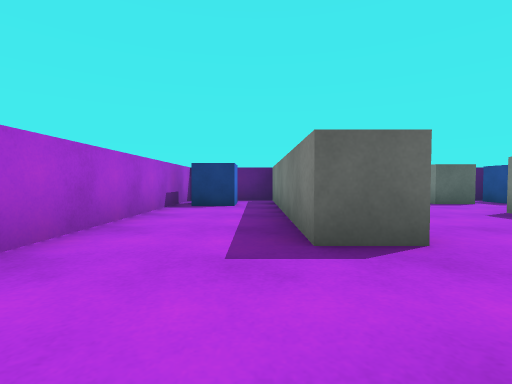
View 1 (above)

17 first-person views from a walk through a scene from a Unity 3-D project. The camera is 0.55 m above the floor, tilts 2° down and sees 85° across. The floor is counted in squares, 1 m on a side. Each view is taken from the middle of a square. On the plan, view 1 faces up. The plan holds only what a view shows up to about 9 squares ahead; the rest is blank. The player character is not drawn. Surface patterns are stand-ins for the level's own textures.

View 2
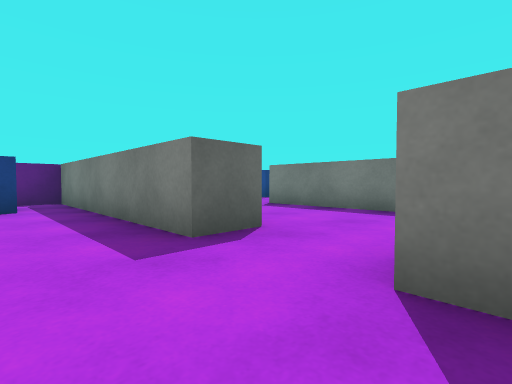

View 3
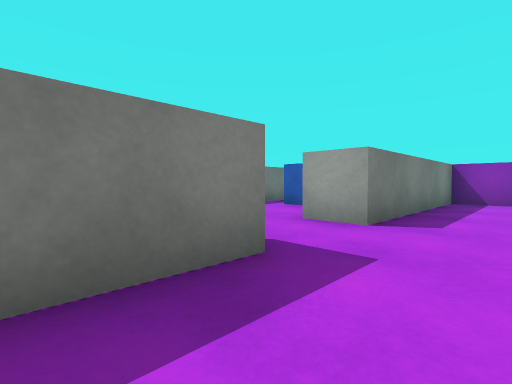

View 4
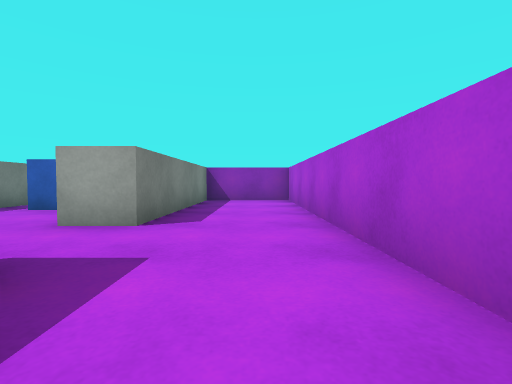

View 5
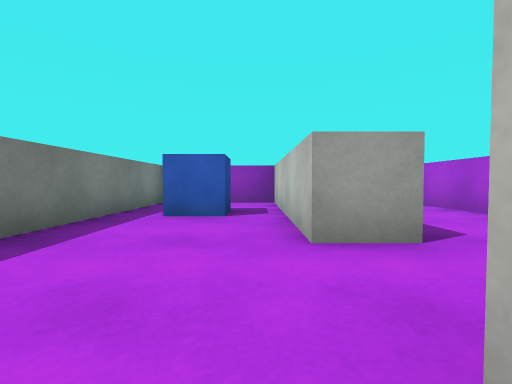

View 6
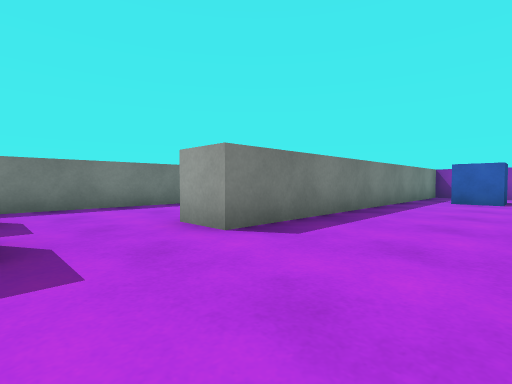

View 7
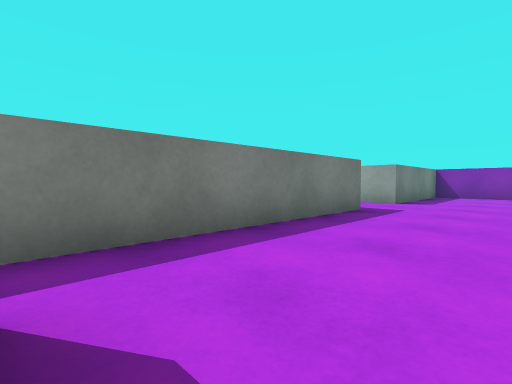

View 8
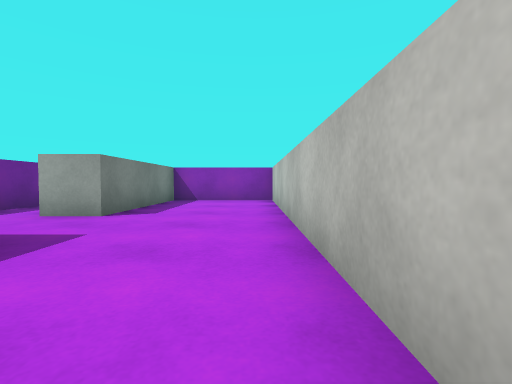

View 9
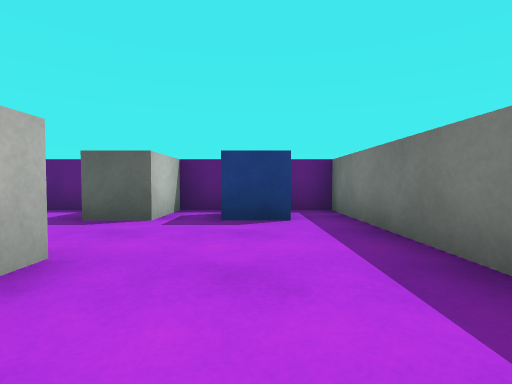

View 10
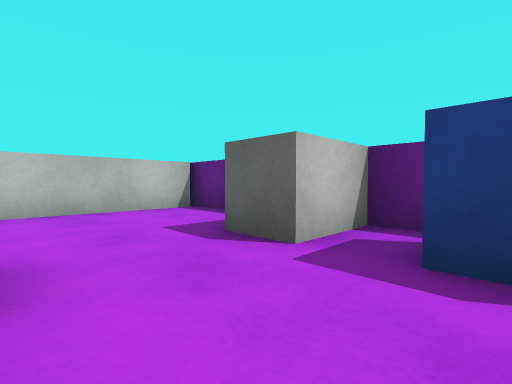

View 11
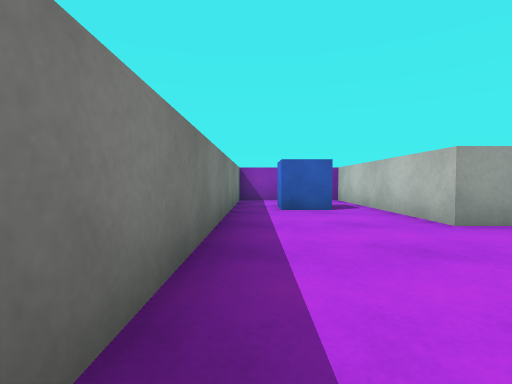

View 12
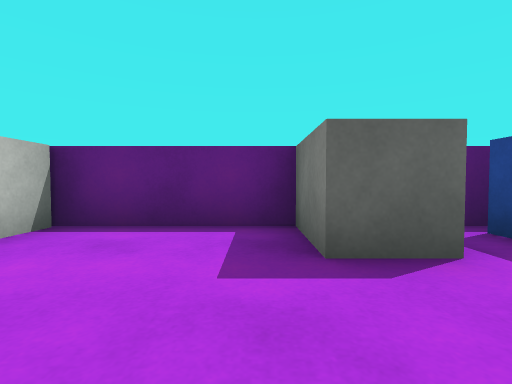

View 13
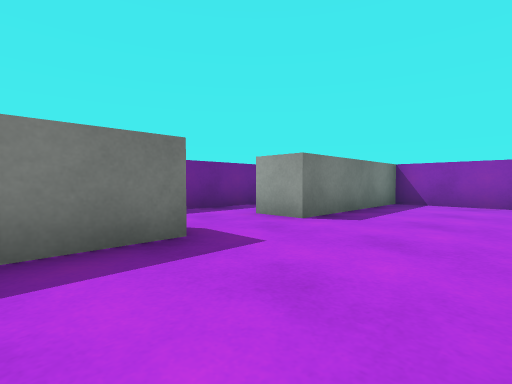

View 14
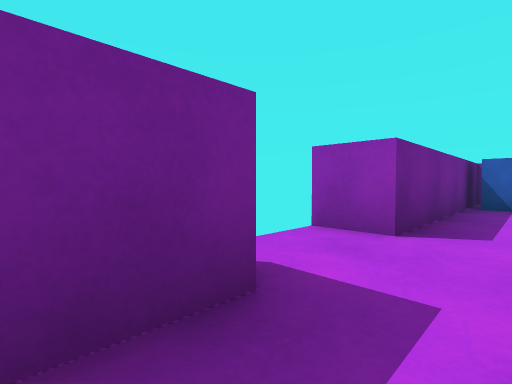

View 15
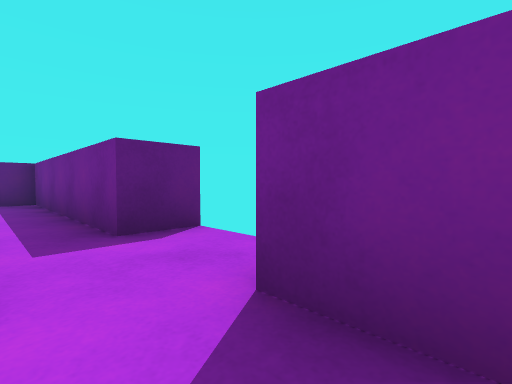

View 16
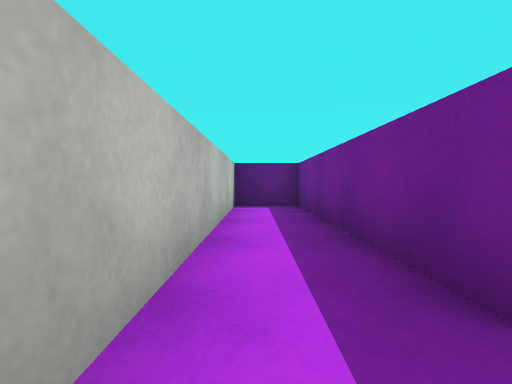

View 17
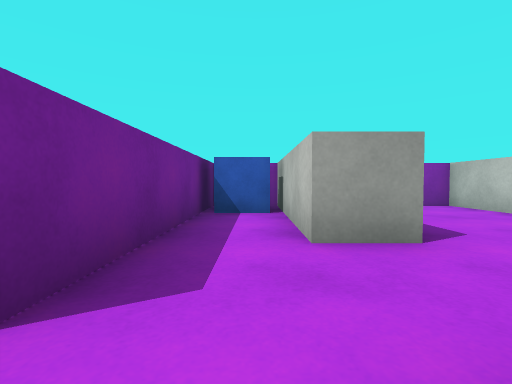

### Floor plan
Points are (right, up) in squares from view 1. A wall is a line through its corners. A room is listed if a view was taken in it or the views show most of it. See-through windows are left out.
Room 1 (views 1, 2, 3, 4)
walls: (1.6, 2.4) (0.5, 2.4) (0.5, 8.5) (-2, 8.5) (-2, -4.5) (0.5, -4.5) (0.5, 0.5) (1.5, 0.5)
ways out: opening at (1, 1.5) to room 2
objects: blue cube (-1, 7)
Room 2 (views 5, 6, 7, 8, 9, 10, 11, 12, 13)
walls: (8.5, 1.4) (8.5, 8.5) (1.5, 8.5) (1.5, 5.1); (1.5, 0.5) (1.5, -4.5) (4.5, -4.5) (4.5, 5) (5.5, 5) (5.5, -4.5) (8.5, -4.5) (8.5, -0.5) (9.5, -0.5)
ways out: opening at (1, 1.5) to room 1; opening at (9, 0.5) to room 3
objects: blue cube (3, -2); white block (5, 7) to (5, 8); blue cube (7, 7) to (7, 8)
Room 3 (views 14, 15, 16, 17)
walls: (12.1, 3) (11, 3) (11, 8.5) (9.5, 8.5) (9.5, 2.5); (9.5, -0.5) (9.5, -4.5) (11, -4.5) (11, 1) (12, 1)
ways out: opening at (9, 0.5) to room 2
objects: blue cube (10, -4) to (10, -3)

Where each view was taken, in squares from view 1:
view 1: 0 up, 0 right, facing up
view 2: 0 up, 1 left, facing up-right
view 3: 4 up, 1 left, facing down-right
view 4: 4 up, 1 left, facing down
view 5: 3 up, 2 right, facing down
view 6: 7 up, 2 right, facing down-right
view 7: 7 up, 6 right, facing down-right
view 8: 4 up, 6 right, facing down
view 9: 3 up, 7 right, facing up
view 10: 5 up, 7 right, facing up-left
view 11: 4 up, 4 right, facing down
view 12: 5 up, 4 right, facing up
view 13: 3 up, 6 right, facing down-right
view 14: 4 up, 10 right, facing down-right
view 15: 0 up, 10 right, facing up-right
view 16: 2 up, 10 right, facing up
view 17: 2 up, 10 right, facing down
